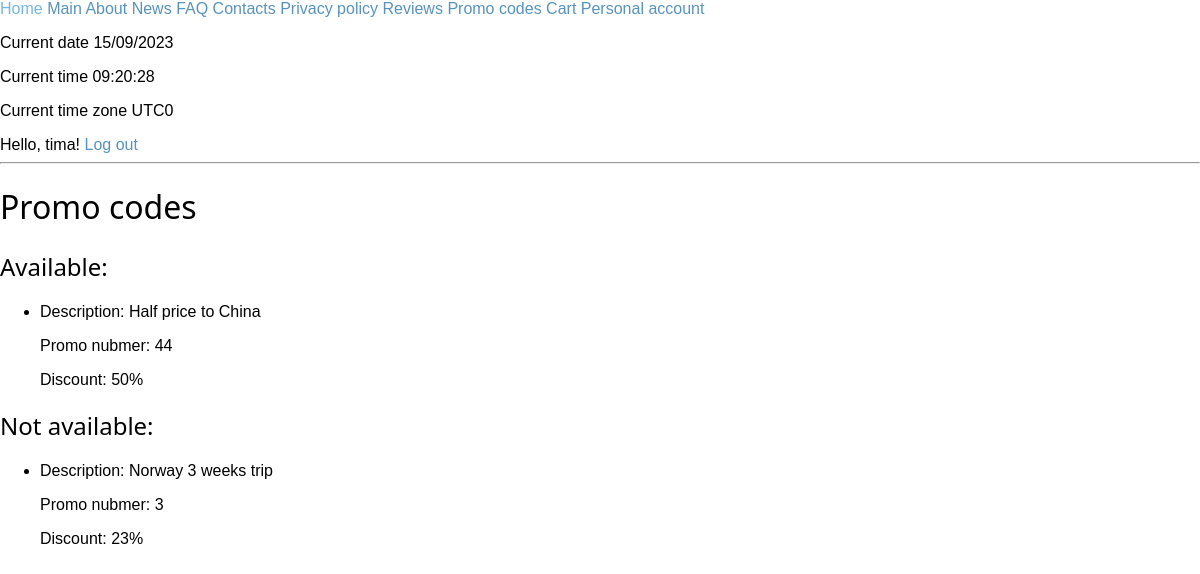
The page /info/promo_codes (signed in) on the database its author committed.
### login/models.py (models this page shows, shortened)
class MyUser(AbstractUser):
    first_name = models.CharField(max_length=200)
    last_name = models.CharField(max_length=200)
    date_of_birth = models.DateField()
    email = models.EmailField()
    phone_number = models.CharField(max_length=50)
    USERNAME_FIELD = 'username'
    description = models.CharField(max_length=150, default='customer')
    image = models.ImageField(upload_to='user_images/', default='user_images/default.jpg')
    REQUIRED_FIELDS = ['first_name', 'last_name',
                       'email', 'date_of_birth', 'phone_number', 'image']
    objects = MyUserManager()

### info/models.py (models this page shows)
class PromoCode(models.Model):
    promo_code = models.IntegerField(unique=True,
                                     validators=[MinValueValidator(1), MaxValueValidator(10000)])
    name = models.CharField(max_length=100)
    discount_size = models.IntegerField(
        validators=[MinValueValidator(1), MaxValueValidator(100)])
    active = models.BooleanField(default=True)

### info/views.py (the view)
# urls.py: path('promo_codes', views.promo_codes_view, name='promo_codes_view'),
def promo_codes_view(request):
    promo_codes = PromoCode.objects.all()
    return render(request, "promo_codes.html", {'promo_codes': promo_codes})

### info/templates/promo_codes.html (shortened to what this page needs)
{% extends "base.html" %}
{% block content %}
<hr>
<h1>Promo codes</h1>
{% if promo_codes|length > 0 %}
<h2>Available:</h2>
<ul type="disc">
    {% for promo in promo_codes %}
    {% if promo.active %}
    <li>
        <p>Description: {{ promo.name }}</p>
        <p>Promo nubmer: {{ promo.promo_code }}</p>
        <p>Discount: {{ promo.discount_size }}%</p>
    </li>
    {% endif %}
    {% endfor %}
</ul>
{% endif %}
{% if promo_codes|length > 0 %}
<h2>Not available:</h2>
<ul type="disc">
    {% for promo in promo_codes %}
    {% if not promo.active %}
    <li>
        <p>Description: {{ promo.name }}</p>
        <p>Promo nubmer: {{ promo.promo_code }}</p>
        <p>Discount: {{ promo.discount_size }}%</p>
    </li>
    {% endif %}
    {% endfor %}
</ul>
{% endif %}
{% endblock %}

### travel/templates/base.html (shortened to what this page needs)
{% load static %}
<!DOCTYPE html>
<html>
<head>
    <link href="{% static 'css/base.css' %}" rel="stylesheet">
</head>
<body>
    <header>
        <a href="/">Home</a>
        <a href="/info/main">Main</a>
        <a href="/info/about">About</a>
        <a href="/info/news">News</a>
        <a href="/info/faq">FAQ</a>
        <a href="/info/staff">Contacts</a>
        <a href="/info/privacy">Privacy policy</a>
        <a href="/info/review/list">Reviews</a>
        <a href="/info/promo_codes">Promo codes</a>
        <a href="/cart/">Cart</a>
        <a href="/personal_account/">Personal account</a>
        <br>
        <p>Current date <span id='date'></span></p>
        <p>Current time <span id='time'></span></p>
        <p>Current time zone <span id='zone'></span></p>
    </header>
    <div>
        <div>
            {% if user.is_authenticated %}
            Hello, {{ user.username }}!
            <a href="{% url 'login:logout' %}">Log out</a>
            {% else %}
            <a href="{% url 'login:signup' %}">Sign up</a>
            <a href="{% url 'login:signin' %}">Sign in</a>
            {% endif %}
        </div>
    </div>
    <main>
        {% block content %}
        {% endblock %}
    </main>
</body>
</html>

### static/css/base.css (style rules this page uses)
body { margin:0; padding:0; font-family:helvetica, sans-serif; }
h1, h2, h3, h4, h5 , h6 { font-family: 'system-ui', sans-serif; font-weight:normal; }
a { text-decoration:none; color:#5993bb; }

### rows shown on the page
MyUser: username "tima"
PromoCode: name "Half price to China", promo_code "44", discount_size "50"
PromoCode: name "Norway 3 weeks trip", promo_code "3", discount_size "23"
